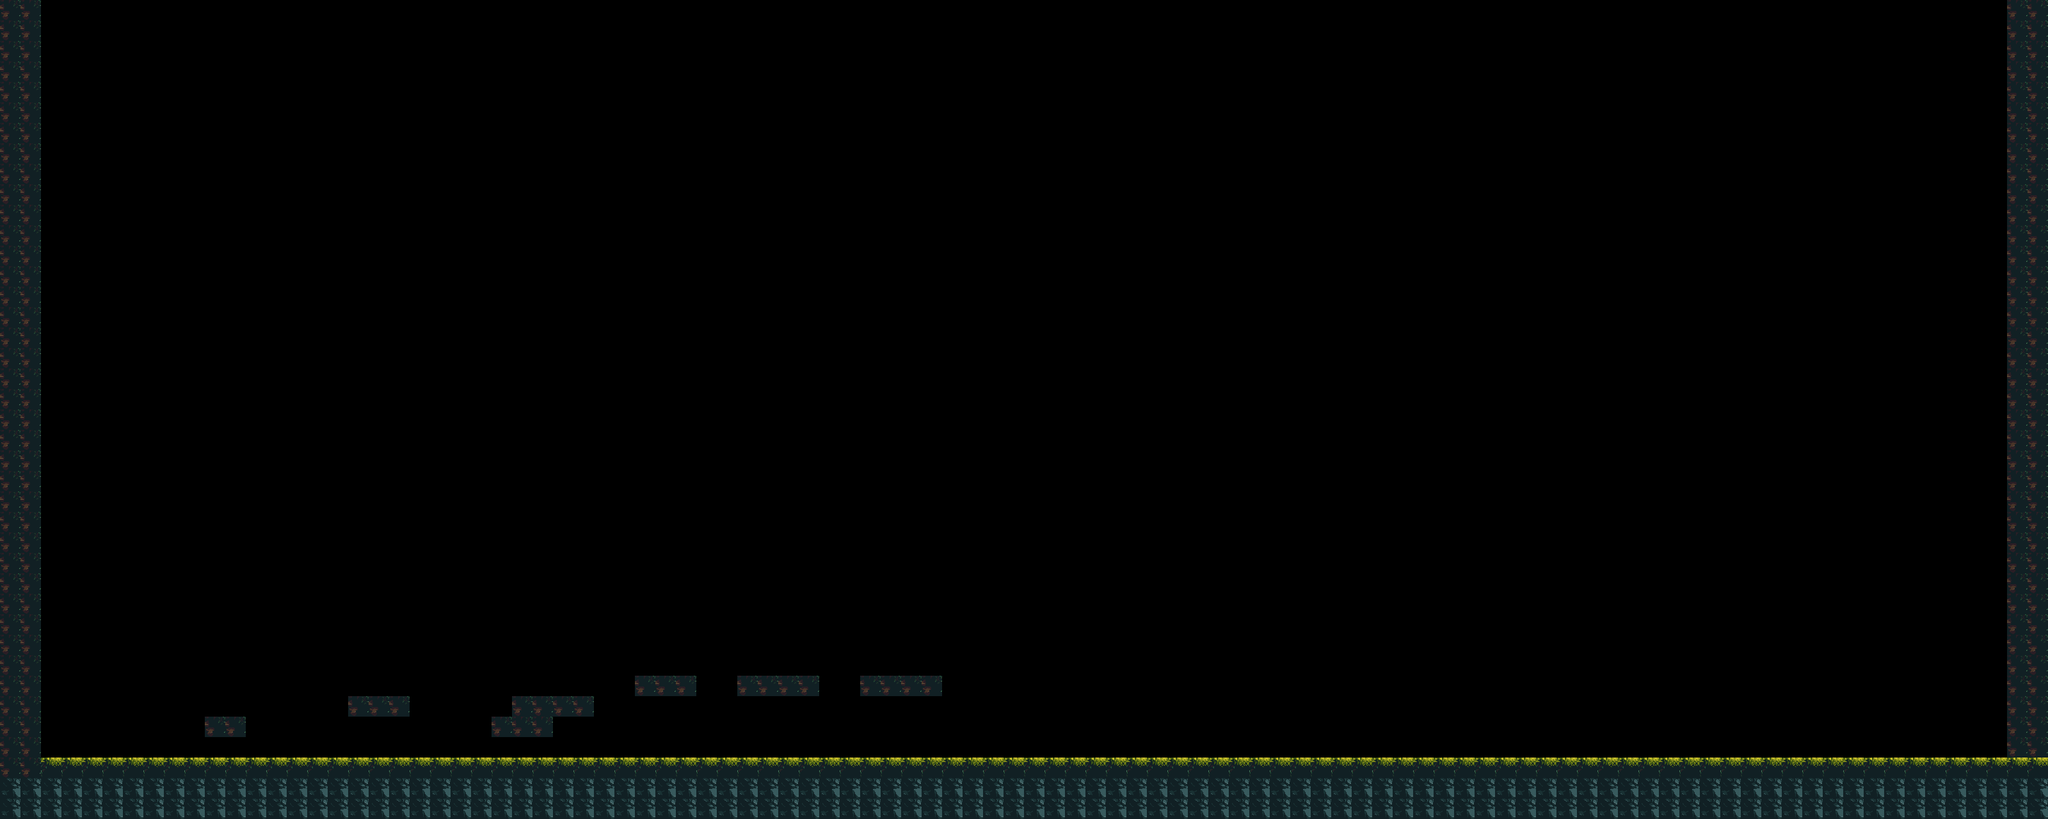

This game map was drawn from its Tiled (.tmx) file and the tilesets committed beside it. A one-line description and the trimmed map source follow:
An orthogonal 100x40 tile map with 32x32 px tiles, 1 tile layer (Tile Layer 1) and 2 objects (Monster).

<map version="1.2" tiledversion="1.3.3" orientation="orthogonal" renderorder="right-down" width="100" height="40" tilewidth="32" tileheight="32" infinite="0" nextlayerid="5" nextobjectid="13">
 <editorsettings>
  <export target="level1..json" format="json" />
 </editorsettings>
 <tileset firstgid="1" source="happy.tsx" />
 <layer id="1" name="Tile Layer 1" width="100" height="40">
  <data>[4000 cells, 471 non-empty, 3 distinct tile ids]</data>
 </layer>
 <objectgroup id="4" name="Monster Layer">
  <object id="10" x="489.667" y="959" />
  <object id="12" name="Monster" x="289" y="941.333" width="54.6667" height="32" />
 </objectgroup>
</map>
